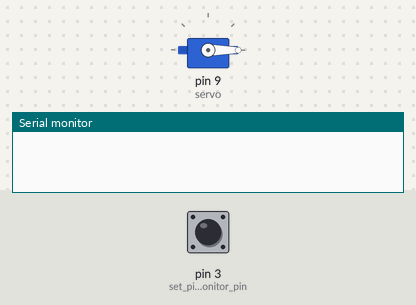
The sketch below on a simulated Arduino Uno, built with avr-gcc and run on an emulated ATmega328P. Parts: servo, the last lines printed to the serial monitor. Inputs (shaded band) come from the test bench; at power-on: pin 3 (set_pin_3_as_monitor_pin) LOW.

Above: at 0.1 s.
At 26.1 s:
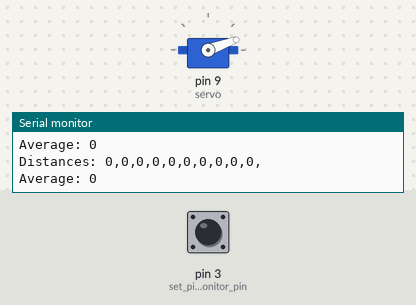
At 52.1 s:
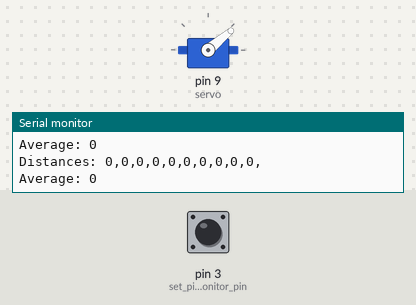
At 117.1 s:
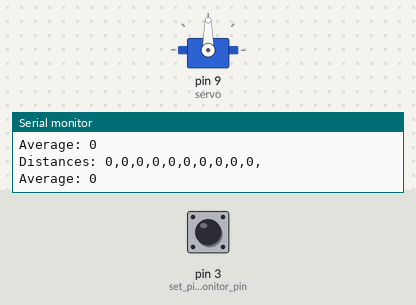
Timing chart, 0 to 118.6 s (numbered marks = the images above):
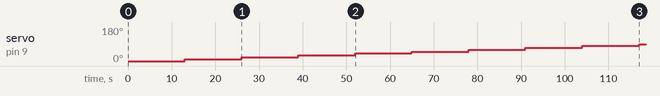

Measured:
- by itself, servo on pin 9 (servo): moves from 0° to 90° over 104 s

The sketch:

LASER-SERVO.ino
```cpp
#include <Servo.h>

Servo servo;
int angle = 0;
unsigned long pulseWidth;
int total = 0;
int average = 0;
int array[10];

void setup() {
  servo.attach(9);  //connect servo's data pin (orange) to pin 9
  pinMode(2, OUTPUT);  //set pin 2 as trigger pin
  pinMode(3, INPUT);   //set pin 3 as monitor pin
  Serial.begin(9600);  //start serial communications
}

void loop() {

  //servo.write(45); //center

  //rotate servo moturs
  for(angle = 0; angle < 90; angle += 10) {
    servo.write(angle);
    laser();
    delay(3000);
  }

  //rotate servo medurs
  for(angle = 90; angle >= 0; angle -= 10) {
    servo.write(angle);
    laser();
    delay(3000);
  }
}

void laser() {

  //reset
  average = 0;
  total = 0;

  //read distances and save then in array
  digitalWrite(2, LOW);  //read from laser
  for(int i = 0; i < 10; ++i) {
    pulseWidth = pulseIn(3, HIGH); //count how long the pulse is high in ms
    if(pulseWidth != 0) {  //if we get a reading that isn't zero, save it in the array
      pulseWidth = pulseWidth / 10; //10 usec = 1 cm of distance
      array[i] = pulseWidth;
    }
  }
  digitalWrite(2, HIGH);  //stop reading from laser

  //print array
  Serial.print("Distances: ");
  for(int i = 0; i < 10; ++i) {
     Serial.print(array[i]);
     Serial.print(",");
  }
  Serial.println(); //print new line

  //print average value
  Serial.print("Average: ");
  for(int i = 0; i < 10; ++i) {
    total = total + array[i];
    average = total / 10;
  }
  Serial.print(average);
  Serial.println(); //print new line

}
```
